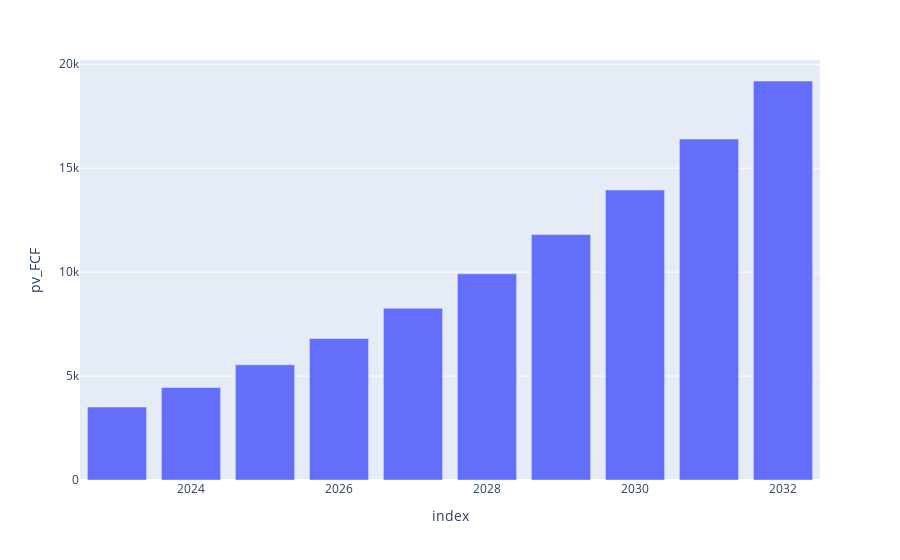

Notebook source saved alongside this figure:
### Code cell
px.bar(df_proj, x=df_proj.index, y="pv_FCF")

### Figure 1 — Plotly figure (JSON) as saved in the notebook; plotly's stock layout.template omitted (floating-point values rounded to 4 significant figures)
{"data": [{"alignmentgroup": "True", "hovertemplate": "index=%{x}<br>pv_FCF=%{y}<extra></extra>", "legendgroup": "", "marker": {"color": "#636efa", "pattern": {"shape": ""}}, "name": "", "offsetgroup": "", "orientation": "v", "showlegend": false, "textposition": "auto", "type": "bar", "x": [2023, 2024, 2025, 2026, 2027, 2028, 2029, 2030, 2031, 2032], "xaxis": "x", "y": [3511.0, 4450.0, 5545.0, 6809.0, 8259.0, 9916.0, 11800.0, 13950.0, 16400.0, 19190.0], "yaxis": "y"}], "layout": {"barmode": "relative", "legend": {"tracegroupgap": 0}, "margin": {"t": 60}, "xaxis": {"anchor": "y", "domain": [0, 1], "title": {"text": "index"}}, "yaxis": {"anchor": "x", "domain": [0, 1], "title": {"text": "pv_FCF"}}}}
